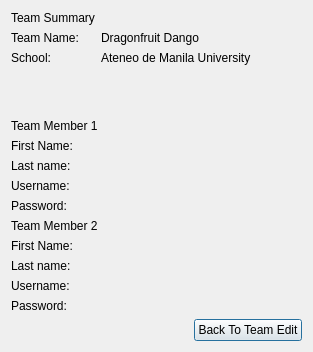
<?xml version="1.0" encoding="UTF-8"?>
<ui version="4.0">
 <class>team_view_wnd</class>
 <widget class="QDialog" name="team_view_wnd">
  <property name="geometry">
   <rect>
    <x>0</x>
    <y>0</y>
    <width>313</width>
    <height>352</height>
   </rect>
  </property>
  <property name="windowTitle">
   <string>Dialog</string>
  </property>
  <layout class="QVBoxLayout" name="verticalLayout">
   <item>
    <layout class="QFormLayout" name="formLayout_3">
     <property name="fieldGrowthPolicy">
      <enum>QFormLayout::AllNonFixedFieldsGrow</enum>
     </property>
     <item row="2" column="0">
      <widget class="QLabel" name="teamnamelabel_2">
       <property name="text">
        <string>Team Name:</string>
       </property>
      </widget>
     </item>
     <item row="2" column="1">
      <widget class="QLabel" name="teamnamedisplay_2">
       <property name="text">
        <string>Dragonfruit Dango</string>
       </property>
      </widget>
     </item>
     <item row="3" column="0">
      <widget class="QLabel" name="teamschoollabel_2">
       <property name="text">
        <string>School:</string>
       </property>
      </widget>
     </item>
     <item row="3" column="1">
      <widget class="QLabel" name="schooldisplay_2">
       <property name="text">
        <string>Ateneo de Manila University</string>
       </property>
      </widget>
     </item>
     <item row="1" column="0">
      <widget class="QLabel" name="label_8">
       <property name="text">
        <string>Team Summary</string>
       </property>
      </widget>
     </item>
    </layout>
   </item>
   <item>
    <layout class="QFormLayout" name="formLayout">
     <item row="0" column="0">
      <widget class="QLabel" name="label">
       <property name="text">
        <string>Team Member 1</string>
       </property>
      </widget>
     </item>
     <item row="1" column="0">
      <widget class="QLabel" name="label_9">
       <property name="text">
        <string>First Name:</string>
       </property>
      </widget>
     </item>
     <item row="1" column="1">
      <widget class="QLabel" name="label_2">
       <property name="text">
        <string>&lt;insert first name here&gt;</string>
       </property>
      </widget>
     </item>
     <item row="2" column="0">
      <widget class="QLabel" name="label_10">
       <property name="text">
        <string>Last name:</string>
       </property>
      </widget>
     </item>
     <item row="2" column="1">
      <widget class="QLabel" name="label_13">
       <property name="text">
        <string>&lt;insert last name here&gt;</string>
       </property>
      </widget>
     </item>
     <item row="3" column="0">
      <widget class="QLabel" name="label_11">
       <property name="text">
        <string>Username:</string>
       </property>
      </widget>
     </item>
     <item row="3" column="1">
      <widget class="QLabel" name="label_14">
       <property name="text">
        <string>&lt;insert username here&gt;</string>
       </property>
      </widget>
     </item>
     <item row="4" column="0">
      <widget class="QLabel" name="label_12">
       <property name="text">
        <string>Password:</string>
       </property>
      </widget>
     </item>
     <item row="4" column="1">
      <widget class="QLabel" name="label_15">
       <property name="text">
        <string>&lt;insert password here&gt;</string>
       </property>
      </widget>
     </item>
     <item row="5" column="0">
      <widget class="QLabel" name="label_24">
       <property name="text">
        <string>Team Member 2</string>
       </property>
      </widget>
     </item>
     <item row="6" column="0">
      <widget class="QLabel" name="label_23">
       <property name="text">
        <string>First Name:</string>
       </property>
      </widget>
     </item>
     <item row="6" column="1">
      <widget class="QLabel" name="label_17">
       <property name="text">
        <string>&lt;insert first name here&gt;</string>
       </property>
      </widget>
     </item>
     <item row="7" column="0">
      <widget class="QLabel" name="label_20">
       <property name="text">
        <string>Last name:</string>
       </property>
      </widget>
     </item>
     <item row="7" column="1">
      <widget class="QLabel" name="label_22">
       <property name="text">
        <string>&lt;insert last name here&gt;</string>
       </property>
      </widget>
     </item>
     <item row="8" column="0">
      <widget class="QLabel" name="label_19">
       <property name="text">
        <string>Username:</string>
       </property>
      </widget>
     </item>
     <item row="8" column="1">
      <widget class="QLabel" name="label_21">
       <property name="text">
        <string>&lt;insert username here&gt;</string>
       </property>
      </widget>
     </item>
     <item row="9" column="0">
      <widget class="QLabel" name="label_18">
       <property name="text">
        <string>Password:</string>
       </property>
      </widget>
     </item>
     <item row="9" column="1">
      <widget class="QLabel" name="label_16">
       <property name="text">
        <string>&lt;insert password here&gt;</string>
       </property>
      </widget>
     </item>
    </layout>
   </item>
   <item>
    <layout class="QHBoxLayout" name="horizontalLayout">
     <item>
      <spacer name="horizontalSpacer">
       <property name="orientation">
        <enum>Qt::Horizontal</enum>
       </property>
       <property name="sizeHint" stdset="0">
        <size>
         <width>40</width>
         <height>20</height>
        </size>
       </property>
      </spacer>
     </item>
     <item>
      <widget class="QPushButton" name="back_to_edit_btn">
       <property name="text">
        <string>Back To Team Edit</string>
       </property>
      </widget>
     </item>
    </layout>
   </item>
  </layout>
 </widget>
 <resources/>
 <connections/>
</ui>
